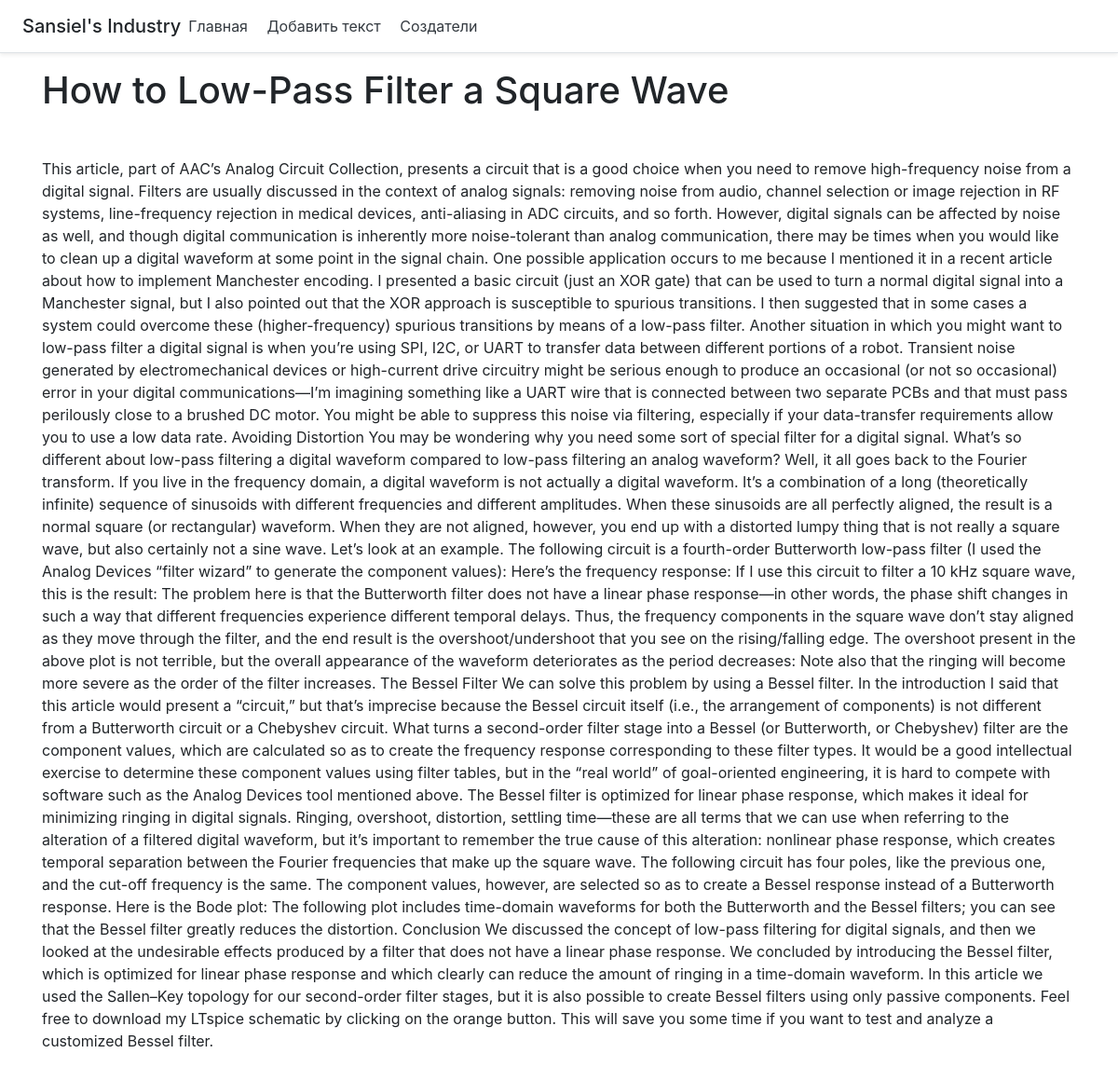
Screenshot of /texts/how-to-low-pass-filter-a-square-wave-1618160268/ with the database file from the repository.
### main/models.py (models this page shows, shortened)
class Texts(models.Model):  # Классная штука этот импорт
    title = models.CharField('Название', max_length=250)
    text = models.TextField('Текст')
    score = models.IntegerField('Оценка сложности', blank=True, null=True)  # blank и null не забыть убрать
    url = models.CharField('URL', blank=True, null=True, max_length=255)  # blank и null писать вместе.
    slug = models.SlugField(max_length=150, unique=True)
    symbol = models.IntegerField('Кол-во символов', blank=True, null=True)  #Добавлено по просьбе пользователей
    class Meta:  # Это для красивого отображения
        verbose_name = "Текст"
        verbose_name_plural = "Тексты"

### main/views.py (the view)
# urls.py: path('texts/<str:slug>/', views.text_detail, name='text_detail_url'),
def text_detail(request, slug):
    text = Texts.objects.get(slug__iexact=slug)
    return render(request, 'main/text_detail.html', {'text': text})

### main/templates/main/text_detail.html (shortened to what this page needs)
{% extends 'main/base.html' %}
{% block content %}
    <h1 class="mb-5">
        {{ text.title }}
    </h1>
    <p>
        {{ text.text }}
    </p>
{%  endblock %}

### rows the page displays
Texts: title "How to Low-Pass Filter a Square Wave", text "This article, part of AAC’s Analog Circuit Collection, presents a circuit that is a good choice when you need to remove high-frequency noise from a digital signal. Filters are usually discussed in the context of analog signals: removing noise from audio, channel selection or image rejection in RF systems, line-frequency rejection in medical devices, anti-aliasing in ADC circuits, and so forth. However, digital signals can be affected by noise as well, and though digital communication is inherently more noise-tolerant than analog communication, there may be times when you would like to clean up a digital waveform at some point in the signal chain. One possible application occurs to me…"
